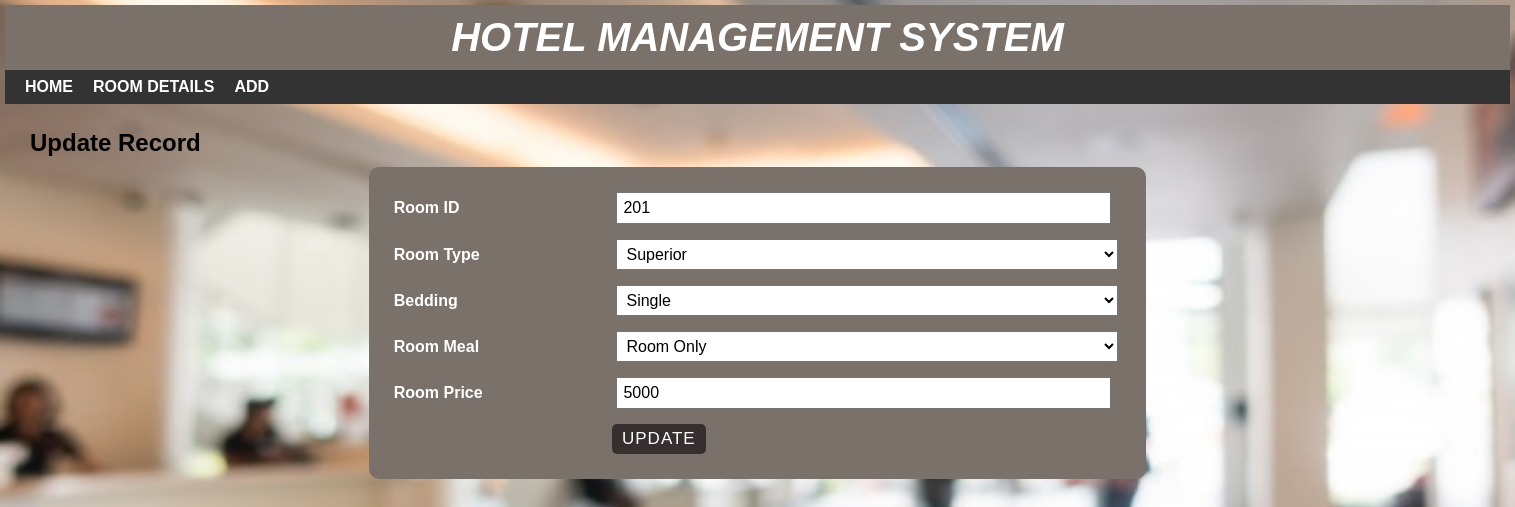
Page /updateroom.php?ROOM_ID=201 on the committed database.
### tables this page shows
CREATE TABLE IF NOT EXISTS `room` (
  `ROOM_ID` int NOT NULL,
  `ROOM_TYPE` varchar(30) NOT NULL,
  `ROOM_BED` text NOT NULL,
  `ROOM_MEAL` text NOT NULL,
  `RPRICE` int NOT NULL,
  PRIMARY KEY (`ROOM_ID`)
);

### updateroom.php (the view, shortened to what this page needs)
<?php
include 'headers/headerroom.php';
?>
<?php
include 'databaseconfig/config.php';
$ROOM_ID = $_GET['ROOM_ID'];
$sql = "SELECT * FROM ROOM WHERE ROOM_ID = '$ROOM_ID'";
$result = mysqli_query($conn, $sql) or die("Query Unsuccessful.");
if (mysqli_num_rows($result) > 0) {
  while ($row = mysqli_fetch_assoc($result)) {
?>
    <div id="main-content">
      <h2>Update Record</h2>
      <form class="post-form" action="<?php echo $_SERVER['PHP_SELF']; ?>" method="post">
        <div class="form-group">
          <label>Room ID</label>
          <input type="text" name="e1" value="<?php echo $row['ROOM_ID']; ?>" />
        </div>
        <div class="form-group">
          <label>Room Type</label>
          <select name="e2" value="<?php echo $row['ROOM_TYPE']; ?>">
            <option value="Superior">Superior</option>
          </select>
        </div>
        <div class="form-group">
          <label>Bedding</label>
          <select name="e3" value="<?php echo $row['ROOM_BED']; ?>">
            <option value="Single">Single</option>
          </select>
        </div>
        <div class="form-group">
          <label>Room Meal</label>
          <select name="e4" value="<?php echo $row['ROOM_MEAL']; ?>">
            <option value="Room Only">Room Only</option>
          </select>
        </div>
        <div class="form-group">
          <label>Room Price</label>
          <input type="text" name="e5" value="<?php echo $row['RPRICE']; ?>" />
        </div>
        <input class="submit" type="submit" name="updatebtn" value="update" />
      </form>
  <?php
  }
}
  ?>
    </div>

### css/style.css (style rules this page uses)
body { font: 16px arial; margin: 0; padding: 0; background-image: url("../images/hotel-lobby.jpg"); background-repeat: no-repeat; background-attachment: fixed; background-size: 100% 100%; }
#main-content { padding: 25px; min-height: 400px; }
#main-content h2 { margin: 0 0 10px; text-transform: capitalize; }
#main-content .post-form { width: 50%; padding: 25px; margin: 0 auto 10px; background-color: #7a716b; border-radius: 10px; }
#main-content .post-form .form-group { margin: 0 0 15px; }
#main-content .post-form .form-group label { width: 30%; display: inline-block; color: #fff; font-weight: 600; }
#main-content .post-form .form-group input, #main-content .post-form .form-group select { font-size: 16px; width: 66%; display: inline-block; padding: 5px; margin: 0; }
#main-content .post-form .form-group select { width: 69%; }
#main-content .post-form .submit { font-size: 17px; letter-spacing: 1px; text-transform: uppercase; padding: 5px 10px; color: #fff; background-color: #372f2f; border: none; border-radius: 5px; margin: 0 0 0 30%; cursor: pointer; transition: all 0.3s; }

### rows in the picture
room: e1 "201", e2 "Superior", e3 "Single", e4 "Room Only", e5 "5000"
